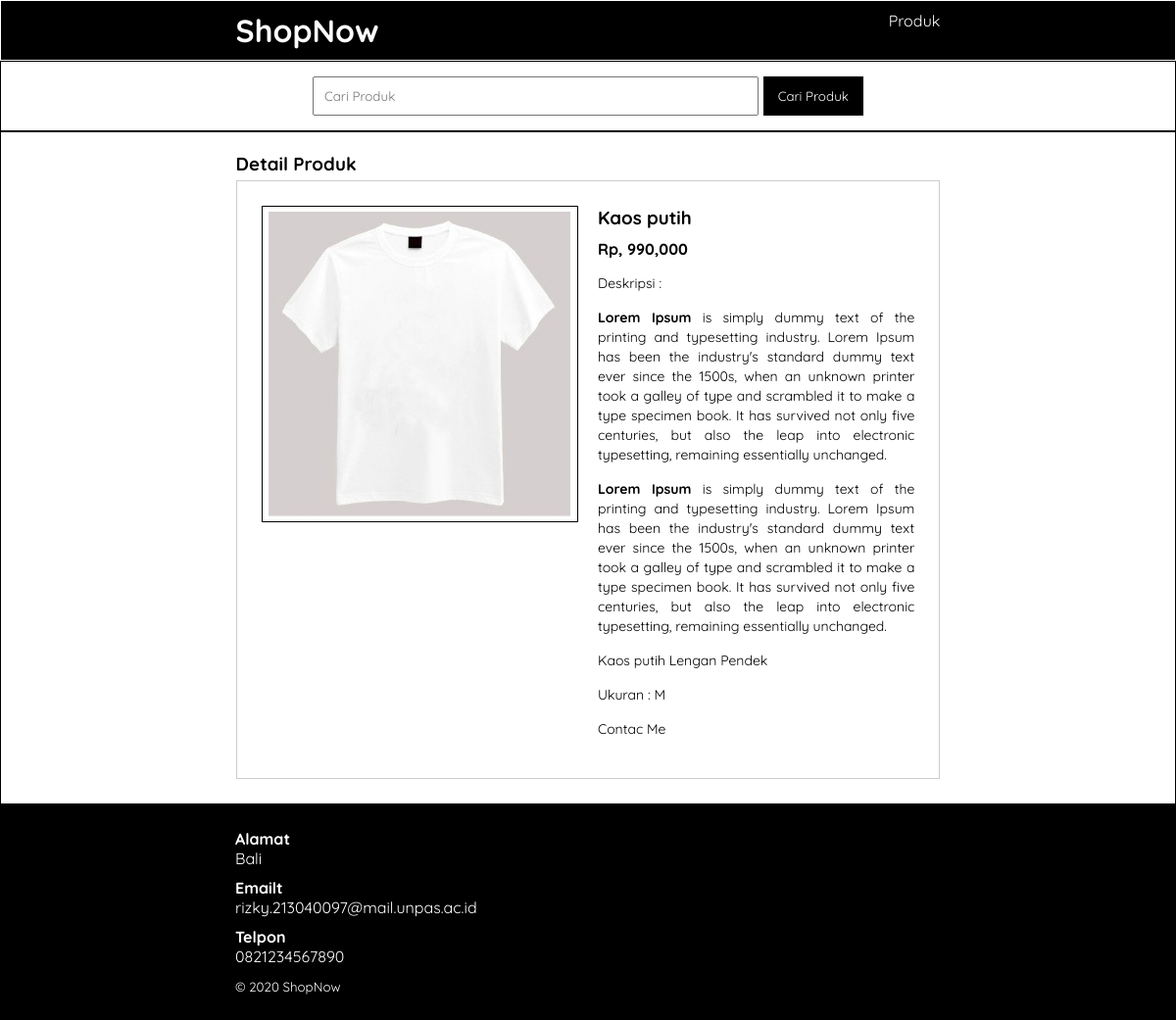
/detailproduk.php?id=16, run on the app's committed database.
### tables this page shows
CREATE TABLE `product` (
  `product_id` int(11) NOT NULL,
  `category_id` int(11) NOT NULL,
  `product_name` varchar(255) NOT NULL,
  `product_price` int(11) NOT NULL,
  `product_description` text NOT NULL,
  `product_image` varchar(255) NOT NULL,
  `product_status` tinyint(1) NOT NULL,
  `date_created` timestamp NOT NULL DEFAULT current_timestamp() ON UPDATE current_timestamp()
);

### detailproduk.php (the view, shortened to what this page needs)
<?php
    include 'db.php';
    $kontak = mysqli_query($conn, "SELECT admin_telp, admin_email, admin_address FROM admin WHERE admin_id =  1");
    $a = mysqli_fetch_object($kontak);
    $produk = mysqli_query($conn, "SELECT* FROM product WHERE product_id = '".$_GET['id']."' ");
    $p = mysqli_fetch_object($produk);
?>
<!DOCTYPE html>
<html>
    <head>
        <link rel="stylesheet" type="text/css" href="css/style.css">
    </head>
    <body>
        <header>
            <div class="container">
                <h1><a href="produk.php">ShopNow</a></h1>
                <ul>
                    <li><a href="produk.php">Produk</a></li>
                </ul>
            </div>
        </header>
        <div class="search">
            <div class="container">
                <form action="produk.php">
                    <input type="text" name="search" placeholder="Cari Produk" value="<?php echo $_GET['search'] ?>">
                    <input type="submit" name="cari" value="Cari Produk">
                </form>
            </div>
        </div>
        <div class="section">
            <div class="container">
                <h3>Detail Produk</h3>
                <div class="box">
                    <div class="col-2">
                        <img src="produk/<?php echo $p->product_image?>" width="100%    ">
                    </div>
                    <div class="col-2">
                        <h3><?php echo $p->product_name     ?></h3>
                        <h4>Rp, <?php echo number_format($p->product_price) ?></h4>
                        <p>Deskripsi :<br>
                            <?php echo $p->product_description ?>
                        </p>
                        <p><a href="https://www.instagram.com">Contac Me</a></p>
                    </div>
                </div>
            </div>
        </div>
        <div class="footer">
            <div class="container">
                <h4>Alamat</h4>
                <p><?php echo $a->admin_address ?></p>
                <h4>Emailt</h4>
                <p><?php echo $a->admin_email ?></p>
                <h4>Telpon</h4>
                <p><?php echo $a->admin_telp ?></p>
                <small>© 2020 ShopNow</small>
            </div>
        </div>
    </body>
</html>

### css/style.css (style rules this page uses)
* { padding: 0; margin: 0; font-family: 'Quicksand', sans-serif; }
body { background-color: rgb(255, 255, 255); }
a { color: inherit; text-decoration: none; }
header { border: 1px solid; background-color: #000000; color: rgb(255, 255, 255); }
header h1 { float: left; padding: 10px 0; }
header ul { float: right; }
header ul li { display: inline-block; }
header ul li a { padding: 10px 0 20px 15px; display: inline-block; }
.container { width: 60%; margin: 0 auto; }
.container:after { content: ''; display: block; clear: both; }
.section { padding: 20px 0; border: 1px solid; }
.box { background-color: white; border: 1px solid #ccc; padding: 15px; box-sizing: border-box; margin: 5px 0; }
.box:after { content: ''; display: block; clear: both; }
.search { padding: 15px 0; background-color: rgb(255, 255, 255); border: 1px solid rgb(0, 0, 0); text-align: center; }
.search input[type='text'] { width: 60%; padding: 10px; }
.search input[type='submit'] { padding: 12px 15px; background-color: rgb(0, 0, 0); color: #fff; border: none; cursor: pointer; }
.footer { padding: 25px 0; background-color: rgb(0, 0, 0); color: #fff; }
.footer p { margin-bottom: 10px; }
.footer small { display: inline-block; }
.col-2 { width: 50%; min-height: 200px; padding: 10px; box-sizing: border-box; float: left; }
.col-2 img { border: 1px solid; padding: 5px; box-sizing: border-box; }
.col-2 h3 { margin-bottom: 10px; }
.col-2 h4 { color: #000000; }
.col-2 p { margin: 15px 0; text-align: justify; line-height: 20px; font-size: 14px; }

### data on the page
product: product_image (picture), product_name "Kaos putih", product_price "990,000", product_description "Lorem Ipsum is simply dummy text of the printing and typesetting industry. Lorem Ipsum has been the industry's standard dummy text ever since the 1500s, when an unknown printer took a galley of type and scrambled it to make a type specimen book. It has survived not only five centuries, but also the leap into electronic typesetting, remaining essentially unchanged. Lorem Ipsum is simply dummy text of the printing and typesetting industry. Lorem Ipsum has been the industry's standard dummy text ever since the 1500s, when an unknown printer took a galley of type and scrambled it to make a type specimen book. It has survived not only five centuries, but also the leap into electronic…"

### other printed values
$a->admin_address "Bali"
$a->admin_email "rizky.213040097@mail.unpas.ac.id"
$a->admin_telp "0821234567890"
